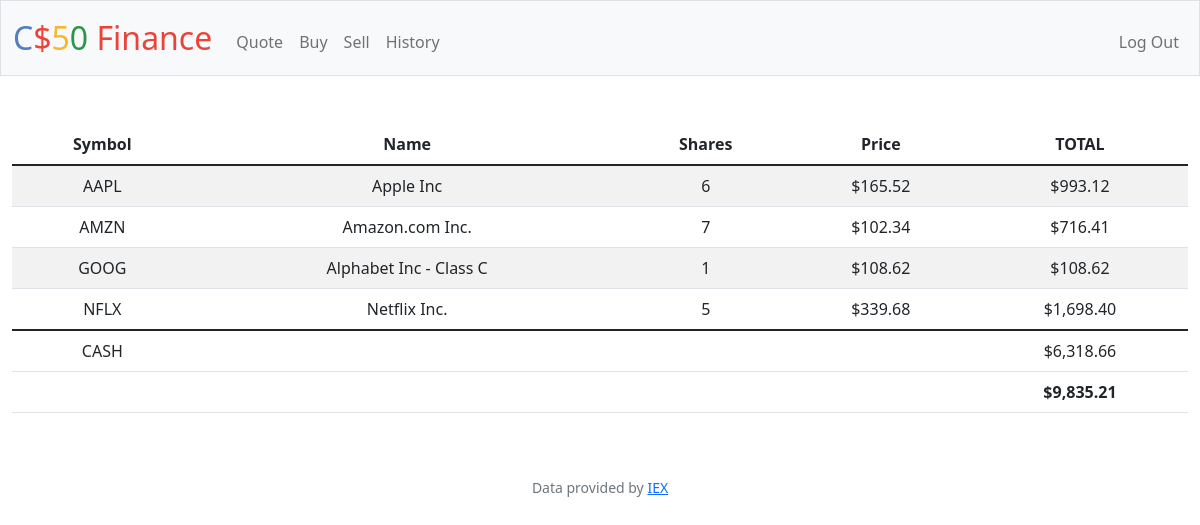
The page / (signed in) on the database its author committed.
### tables this page shows
CREATE TABLE "transactions" (
id INTEGER PRIMARY KEY AUTOINCREMENT NOT NULL,
    user_id INTEGER NOT NULL,
    type TEXT NOT NULL,
    company TEXT NOT NULL,
    symbol TEXT NOT NULL,
    price NUMERIC NOT NULL,
    shares NUMERIC NOT NULL,
    date DATETIME NOT NULL,
    FOREIGN KEY(user_id) REFERENCES users(id)
);

CREATE TABLE users (id INTEGER PRIMARY KEY AUTOINCREMENT NOT NULL, username TEXT NOT NULL, hash TEXT NOT NULL, cash NUMERIC NOT NULL DEFAULT 10000.00);

### app.py (the view)
@app.route("/")
@login_required
def index():
    userId = session["user_id"]
    userCash = db.execute("SELECT * FROM users WHERE id = ?", userId)[0]["cash"]
    userPortfolio = db.execute("SELECT company, symbol, price, SUM(shares) AS shares FROM transactions WHERE user_id = ? GROUP BY symbol", userId)
    portfolioValue = 0
    for row in userPortfolio:
        portfolioValue += row["price"] * row["shares"]
    totalValue = portfolioValue + userCash
    return render_template("index.html", userPortfolio=userPortfolio, userCash=userCash, portfolioValue=portfolioValue, totalValue=totalValue, usd=usd)

### app.py (called while the page is built)
@app.after_request
def after_request(response):
    response.headers["Cache-Control"] = "no-cache, no-store, must-revalidate"
    response.headers["Expires"] = 0
    response.headers["Pragma"] = "no-cache"
    return response

### helpers.py (called while the page is built)
def login_required(f):
    @wraps(f)
    def decorated_function(*args, **kwargs):
        if session.get("user_id") is None:
            return redirect("/login")
        return f(*args, **kwargs)
    return decorated_function

def usd(value):
    return f"${value:,.2f}"

### templates/index.html (shortened to what this page needs)
{% extends "layout.html" %}
{% block main %}
    <table class="table table-striped">
        <thead>
            <tr>
                <th>Symbol</th>
                <th>Name</th>
                <th>Shares</th>
                <th>Price</th>
                <th>TOTAL</th>
            </tr>
        </thead>
        <tbody>
            {% for row in userPortfolio %}
                <tr>
                    <td>{{ row["symbol"] }}</td>
                    <td>{{ row["company"] }}</td>
                    <td>{{ row["shares"] }}</td>
                    <td>{{ usd(row["price"]) }}</td>
                    <td>{{ usd(row["shares"] * row["price"]) }}</td>
                </tr>
            {% endfor %}
        </tbody>
        <tfoot>
            <tr>
                <td>CASH</td>
                <td colspan="3"></td>
                <td>{{ usd(userCash) }}</td>
            </tr>
            <tr>
                <td colspan="4"></td>
                <td><strong>{{ usd(totalValue) }}</strong></td>
            </tr>
        </tfoot>
    </table>
{% endblock %}

### templates/layout.html (shortened to what this page needs)
<!DOCTYPE html>
<html lang="en">
    <head>
        <link href="https://cdn.jsdelivr.net/npm/bootstrap@5.1.3/dist/css/bootstrap.min.css" rel="stylesheet">
        <link href="/static/styles.css" rel="stylesheet">
    </head>
    <body>
        <nav class="bg-light border navbar navbar-expand-md navbar-light">
            <div class="container-fluid">
                <a class="navbar-brand" href="/"><span class="blue">C</span><span class="red">$</span><span class="yellow">5</span><span class="green">0</span> <span class="red">Finance</span></a>
                <div class="collapse navbar-collapse" id="navbar">
                    {% if session["user_id"] %}
                        <ul class="navbar-nav me-auto mt-2">
                            <li class="nav-item"><a class="nav-link" href="/quote">Quote</a></li>
                            <li class="nav-item"><a class="nav-link" href="/buy">Buy</a></li>
                            <li class="nav-item"><a class="nav-link" href="/sell">Sell</a></li>
                            <li class="nav-item"><a class="nav-link" href="/history">History</a></li>
                        </ul>
                        <ul class="navbar-nav ms-auto mt-2">
                            <li class="nav-item"><a class="nav-link" href="/logout">Log Out</a></li>
                        </ul>
                    {% else %}
                        <ul class="navbar-nav ms-auto mt-2">
                            <li class="nav-item"><a class="nav-link" href="/register">Register</a></li>
                            <li class="nav-item"><a class="nav-link" href="/login">Log In</a></li>
                        </ul>
                    {% endif %}
                </div>
            </div>
        </nav>
        <main class="container-fluid py-5 text-center">
            {% block main %}{% endblock %}
        </main>
        <footer class="mb-5 small text-center text-muted">
            Data provided by <a href="https://iexcloud.io/">IEX</a>
        </footer>
    </body>
</html>

### static/styles.css (style rules this page uses)
nav .navbar-brand { font-size: xx-large; }
nav .navbar-brand .blue { color: #537fbe; }
nav .navbar-brand .red { color: #ea433b; }
nav .navbar-brand .yellow { color: #f5b82e; }
nav .navbar-brand .green { color: #2e944b; }

### rows shown on the page
transactions: symbol "AAPL", company "Apple Inc", shares "6", price "$165.52", shares "$993.12"
transactions: symbol "AMZN", company "Amazon.com Inc.", shares "7", price "$102.34", shares "$716.41"
transactions: symbol "GOOG", company "Alphabet Inc - Class C", shares "1", price "$108.62", usd(row['shares']*row['price']) "$108.62"
transactions: symbol "NFLX", company "Netflix Inc.", shares "5", price "$339.68", shares "$1,698.40"
users: cash "$6,318.66"

### other values the page prints
{{ usd(totalValue) }} "$9,835.21"
